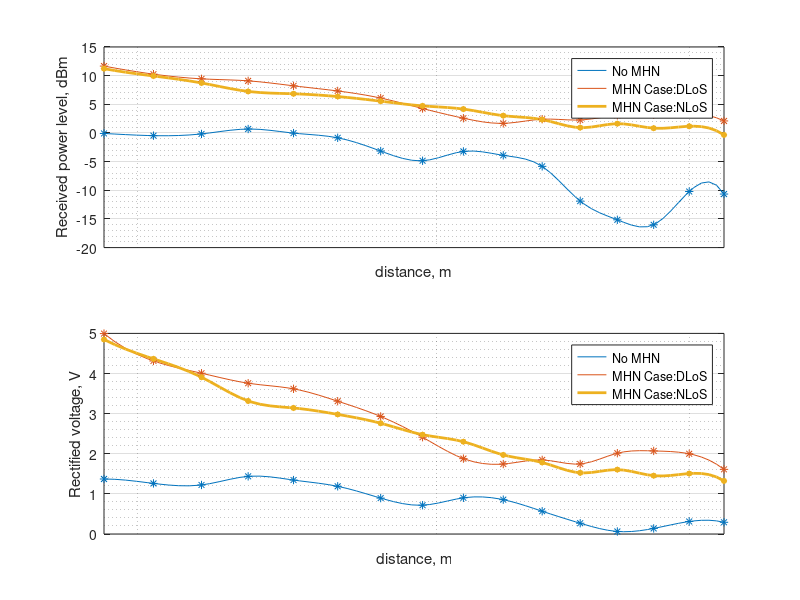

Write the MATLAB code that produced this figure. (Note: this script raises an error after producing the figure.)
%% Comparison between the received power level with and without M-H node:
%   Setup
%
%   0) Without MHN
%
%   1) With MHN      
%    
%   2) With MHN
%
%%%%%%%%%%%%%%%%%%%%%%%%%%%%%%%%%%%%%%%%%%


clc;clear; close all;

%--Withouth MH node  Case0----------------------------------------------------------%
load('./data/data2_noMH_DLOS_ESN_received_power.mat');
d0 = distance;
P0_dBm_calib = Power_ESN_rx_av_all_cal_dBm;
P0_w_calib   = Power_ESN_rx_av_all_cal_w;
%---With MH node Case1----------------------------------------------------------%
load('./data/data2_MH_DLOS_ESN_received_power.mat');
d1 = distance;
P1_dBm_calib = Power_ESN_rx_av_all_cal_dBm;
P1_w_calib   = Power_ESN_rx_av_all_cal_w;
%--With MH node  Case2----------------------------------------------------------%
load('./data/data2_MH_NLOS_ESN_received_power.mat');
d2 = distance;
P2_dBm_calib = Power_ESN_rx_av_all_cal_dBm;
P2_w_calib   = Power_ESN_rx_av_all_cal_w;
% %--theoretical calc-------------------------------------------------------%

load('./data/data2_noMH_DLOS_ESN_rectified_voltage.mat');
V0_rms = V_rms_all;
load('./data/data2_MH_DLOS_ESN_rectified_voltage.mat');
V1_rms = V_rms_all;
load('./data/data2_MH_NLOS_ESN_rectified_voltage.mat');
V2_rms = V_rms_all;

% k = same as in previous % interpolated samples

%--Interpolation----------------------------------------------------------%
k = 70; % interpolated samples

d0_q= linspace(d0(1,1),d0(1,end),k); 
d1_q= linspace(d1(1,1),d1(1,end),k); 
d2_q= linspace(d2(1,1),d2(1,end),k);  

P0_dBm_calibq = interp1(d0,P0_dBm_calib,d0_q, 'spline');
P1_dBm_calibq = interp1(d1,P1_dBm_calib,d1_q, 'spline');
P2_dBm_calibq = interp1(d2,P2_dBm_calib,d2_q, 'spline');

V0_rmsq = interp1(d1,V0_rms,d0_q, 'spline');
V1_rmsq = interp1(d1,V1_rms,d1_q, 'spline');
V2_rmsq = interp1(d2,V2_rms,d2_q, 'spline');


%--formated data----------------------------------------------------------%

[d0; P0_dBm_calib; V0_rms;]'

[d1; P1_dBm_calib; V1_rms; V1_rms.^2/3000./P1_w_calib*100]'

[d2; P2_dBm_calib; V2_rms; V2_rms.^2/3000./P2_w_calib*100]'

%--Figures----------------------------------------------------------------%
figure(1)
subplot(2,1,1)
set(gca,'ColorOrderIndex',1);
plot(d0_q,P0_dBm_calibq,'-', d1_q,P1_dBm_calibq,'-',d2_q,P2_dBm_calibq,'-',  'Linewidth', 2);
hold on; 
set(gca,'ColorOrderIndex',1);
semilogx(d0,P0_dBm_calib,'*',d1,P1_dBm_calib,'*',d2,P2_dBm_calib,'*', 'Linewidth', 3 ,'MarkerSize', 3.5);
grid minor;
grid on;xlabel('distance, m'), ylabel(['Received power level, dBm'])
legend('No MHN', 'MHN Case:DLoS', 'MHN Case:NLoS','Location','best');
xlim([min(d0) max(d0)])

subplot(2,1,2)
set(gca,'ColorOrderIndex',1);
plot(d0_q,V0_rmsq,'-',d1_q,V1_rmsq,'-',d2_q,V2_rmsq,'-', 'Linewidth', 2);
hold on; 
set(gca,'ColorOrderIndex',1);
semilogx(d0,V0_rms,'*',d1,V1_rms,'*',d2,V2_rms,'*', 'Linewidth', 3 ,'MarkerSize', 3.5);
grid minor;
grid on;xlabel('distance, m'), ylabel(['Rectified voltage, V'])
legend('No MHN', 'MHN Case:DLoS', 'MHN Case:NLoS','Location','best');
xlim([min(d0) max(d0)])

saveas(gcf, append([ './graphs/comparsion_RX_power_rectified_voltage_case1_and_2.fig']));
saveas(gcf, append([ './graphs/comparsion_RX_power_rectified_voltage_case1_and_2.svg']));
saveas(gcf, append([ './graphs/comparsion_RX_power_rectified_voltage_case1_and_2.jpg']));

figure(2)
subplot(2,1,1)
set(gca,'ColorOrderIndex',1);
plot(d0_q,P0_dBm_calibq,'-',d1_q,P1_dBm_calibq,'-',  'Linewidth', 2);
hold on; 
set(gca,'ColorOrderIndex',1);
semilogx(d0,P0_dBm_calib,'*',d1,P1_dBm_calib,'*', 'Linewidth', 3 ,'MarkerSize', 3.5);
grid minor;xlim([min(d0) max(d0)])
grid on;xlabel('distance, m'), ylabel(['Received power level, dBm'])
legend('No MHN', 'MHN Case:DLoS','Location','best');

subplot(2,1,2)
set(gca,'ColorOrderIndex',1);
plot(d0_q,V0_rmsq,d1_q,V1_rmsq,'-', 'Linewidth', 2);
hold on; 
set(gca,'ColorOrderIndex',1);
semilogx(d0,V0_rms,'*', d1,V1_rms,'*','Linewidth', 3 ,'MarkerSize', 3.5);
grid minor;xlim([min(d0) max(d0)])
legend('No MHN','MHN Case:DLoS', 'Location','best');
xlabel('distance, m'), ylabel(['Rectified voltage, V'])

saveas(gcf, append([ './graphs/comparsion_RX_power_rectified_voltage_case1.fig']));
saveas(gcf, append([ './graphs/comparsion_RX_power_rectified_voltage_case1.svg']));
saveas(gcf, append([ './graphs/comparsion_RX_power_rectified_voltage_case1.jpg']));

figure(3)
subplot(2,1,1)
set(gca,'ColorOrderIndex',1);
plot(d2_q,P2_dBm_calibq,'-',  'Linewidth', 2);
hold on; 
set(gca,'ColorOrderIndex',1);
semilogx(d2,P2_dBm_calib,'*', 'Linewidth', 3 ,'MarkerSize', 3.5);
grid minor;xlim([min(d0) max(d0)])
grid on;xlabel('distance, m'), ylabel(['Received power level, dBm'])
legend('MHN Case:NLoS','Location','best');

subplot(2,1,2)
set(gca,'ColorOrderIndex',1);
plot(d2_q,V2_rmsq,'-', 'Linewidth', 2);
hold on; 
set(gca,'ColorOrderIndex',1);
semilogx(d2,V2_rms,'*', 'Linewidth', 3 ,'MarkerSize', 3.5);
grid minor;xlim([min(d0) max(d0)])
legend('MHN Case:NLoS','Location','best');
grid on;xlabel('distance, m'), ylabel(['Rectified voltage, V'])

saveas(gcf, append([ './graphs/comparsion_RX_power_rectified_voltage_case2.fig']));
saveas(gcf, append([ './graphs/comparsion_RX_power_rectified_voltage_case2.svg']));
saveas(gcf, append([ './graphs/comparsion_RX_power_rectified_voltage_case2.jpg']));


diff_P0_P1 = (P1_dBm_calib - P0_dBm_calib);
diff_V0_V1rms = (V1_rms./V0_rms*100);

figure(4)
set(gca,'ColorOrderIndex',1);
plot(d1,diff_P0_P1,  'Linewidth', 2);
hold on; 
set(gca,'ColorOrderIndex',1);
semilogx(d1,diff_P0_P1,'*', 'Linewidth', 3 ,'MarkerSize', 3.5);
grid minor;xlim([min(d0) max(d0)])
grid on;xlabel('distance, m'), ylabel(['difference between power level, dB'])
legend('MHN DLOS minus No MHN','Location','best');
saveas(gcf, append([ './graphs/comparsion_MHN_vs_noMHN_DLOS_power.fig']));
saveas(gcf, append([ './graphs/comparsion_MHN_vs_noMHN_DLOS_power.svg']));
saveas(gcf, append([ './graphs/comparsion_MHN_vs_noMHN_DLOS_power.jpg']));

figure(5)
set(gca,'ColorOrderIndex',1);
plot(d1,diff_V0_V1rms,  'Linewidth', 2);
hold on; 
set(gca,'ColorOrderIndex',1);
semilogx(d1,diff_V0_V1rms,'*', 'Linewidth', 3 ,'MarkerSize', 3.5);
grid minor;xlim([min(d0) max(d0)])
grid on;xlabel('distance, m'), ylabel(['difference between rectified voltage, %'])
legend('MHN DLOS vs No MHN','Location','best');
saveas(gcf, append([ './graphs/comparsion_MHN_vs_noMHN_DLOS_voltage.fig']));
saveas(gcf, append([ './graphs/comparsion_MHN_vs_noMHN_DLOS_voltage.svg']));
saveas(gcf, append([ './graphs/comparsion_MHN_vs_noMHN_DLOS_voltage.jpg']));
